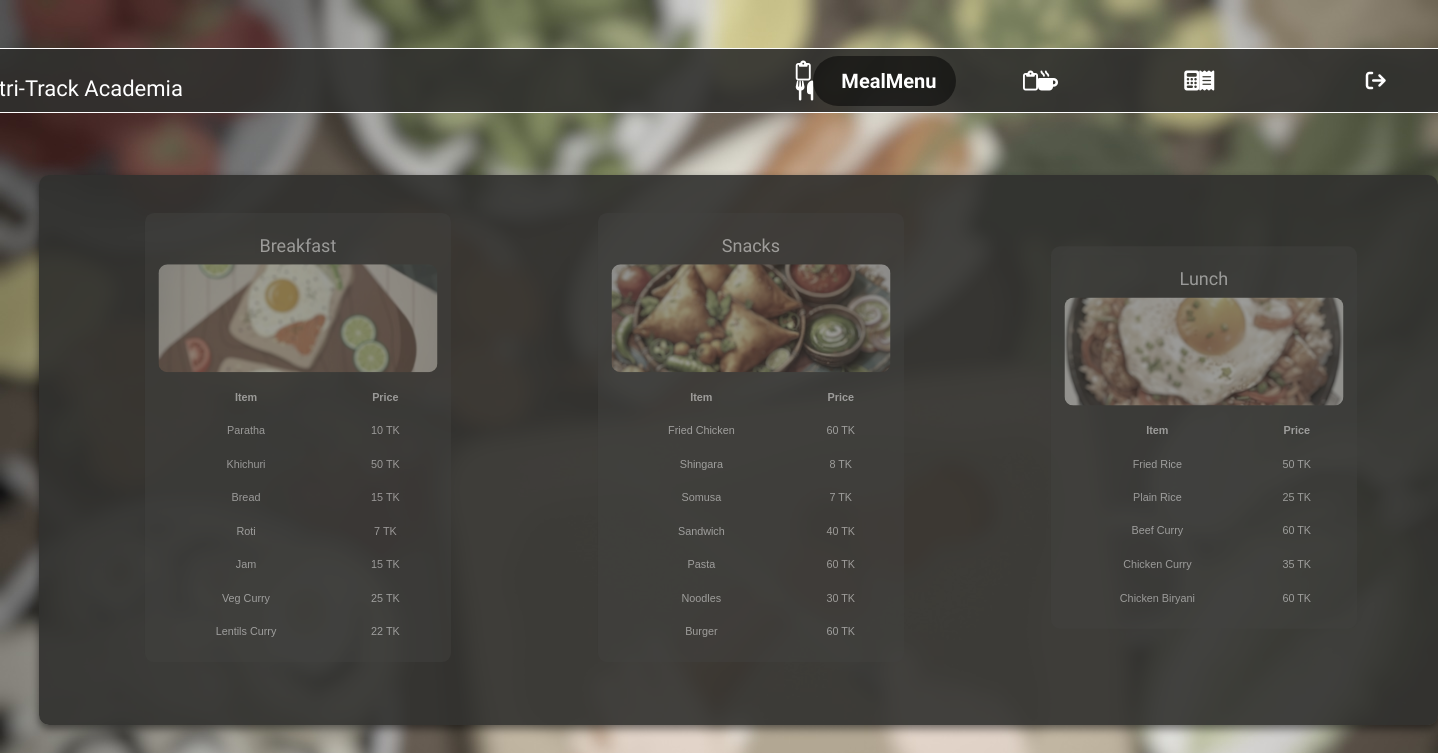
Page /nutri_track/meal_menu.php (signed in) on the committed database.
### tables this page shows
CREATE TABLE `breakfast` (
  `serial_no.` int(11) NOT NULL,
  `item_id` varchar(3) NOT NULL,
  `item_name` varchar(15) NOT NULL,
  `item_price` int(11) NOT NULL
);

CREATE TABLE `snacks` (
  `serial_no` int(11) NOT NULL,
  `item_id` varchar(3) NOT NULL,
  `item_name` varchar(25) NOT NULL,
  `item_price` int(11) NOT NULL
);

CREATE TABLE `lunch` (
  `serial_no` int(11) NOT NULL,
  `item_id` varchar(3) NOT NULL,
  `item_name` varchar(25) NOT NULL,
  `item_price` int(11) NOT NULL
);

### nutri_track/meal_menu.php (the view, shortened to what this page needs)
<?php
include 'db_connection.php';
$breakfastMenu = mysqli_query($connection, "SELECT * FROM breakfast");
$snacksMenu = mysqli_query($connection, "SELECT * FROM snacks");
$lunchMenu = mysqli_query($connection, "SELECT * FROM lunch");
?>
<!DOCTYPE html>
<html lang="en">
<head>
    <link rel="stylesheet" href="https://maxcdn.bootstrapcdn.com/bootstrap/3.4.1/css/bootstrap.min.css">
    <link rel="stylesheet" href="https://cdnjs.cloudflare.com/ajax/libs/font-awesome/6.2.1/css/all.min.css"/>
</head>
<body>
<nav class="navbar">
        <h1><a href="home.php">Nutri-Track Academia</a></h1>
    <div class="icon-section">
      <ul class="navbar-icons">
        <li class="navbar-icon active">
        <i class="fa-regular fa-clipboard"><i class="fa-solid fa-utensils"></i></i>
        <a href="#"><span>MealMenu</span></a>
        </li>
        <li class="navbar-icon">
          <i class="fa-regular fa-clipboard"><i class="fa-solid fa-mug-hot"></i></i>
        </li>
        <li class="navbar-icon">
          <i class="fa-solid fa-calculator"><i class="fa-solid fa-receipt"></i></i>
          <a href="bmi_bmr.php"><span>BMI/BMR_Calculation</span></a>
        </li>
        <li class="navbar-icon">
        <i class="fa-solid fa-arrow-right-from-bracket"></i>
        </li>
      </ul>
      </div>
    </nav>
<div id="menu-container">
    <div class="menu-item" id="breakfast_menu">
        <h4>Breakfast</h4>
        <img src="images/breakfast_0.jpg" alt="Breakfast" class="menu-image">
        <table class="menu-table">
            <tr>
                <th>Item</th>
                <th>Price</th>
            </tr>
            <?php while ($row = mysqli_fetch_array($breakfastMenu)) { ?>
                <tr>
                    <td><?php echo $row['item_name']; ?></td>
                    <td><?php echo $row['item_price']; ?> TK</td>
                </tr>
            <?php } ?>
        </table>
    </div>
    <div class="menu-item" id="snacks_menu">
        <h4>Snacks</h4>
        <img src="images/snacks_0.jpg" alt="Snacks" class="menu-image">
        <table class="menu-table">
            <tr>
                <th>Item</th>
                <th>Price</th>
            </tr>
            <?php while ($row = mysqli_fetch_array($snacksMenu)) { ?>
                <tr>
                    <td><?php echo $row['item_name']; ?></td>
                    <td><?php echo $row['item_price']; ?> TK</td>
                </tr>
            <?php } ?>
        </table>
    </div>
    <div class="menu-item" id="lunch_menu">
        <h4>Lunch</h4>
        <img src="images/lunch_0.jpg" alt="Lunch" class="menu-image">
        <table class="menu-table">
            <tr>
                <th>Item</th>
                <th>Price</th>
            </tr>
            <?php while ($row = mysqli_fetch_array($lunchMenu)) { ?>
                <tr>
                    <td><?php echo $row['item_name']; ?></td>
                    <td><?php echo $row['item_price']; ?> TK</td>
                </tr>
            <?php } ?>
        </table>
    </div>
</div>
</body>
</html>

### nutri_track/meal_menu.php (style rules this page uses)
:root { --white: #ffffff; --black: #000000; --green: white; --green-light-opacity: rgba(0, 0, 0, 0.5); }
* { margin: 0; padding: 0; outline: none; list-style-type: none; box-sizing: border-box; }
html, body { font-size: 62.5%; ; }
body { background-image: url('images/nice 1.jpg'); color: black; font-family: Arial, sans-serif; margin: 0; padding: 0; display: flex; justify-content: center; align-items: center; height: 100vh; }
#menu-container { display: flex; justify-content: space-around; align-items: center; width: 1400px; height: 550px; background: rgba(48, 48, 46, 0.9); padding: 20px; border-radius: 10px; box-shadow: 0 4px 8px rgba(0, 0, 0, 0.5); }
.menu-item { width: 25%; opacity: 0.5; transform: scale(0.9); transition: all 0.5s ease-in-out; height: auto; background: rgba(67, 67, 65, 0.9); border-radius: 10px; display: flex; flex-direction: column; align-items: center; padding: 15px; transition: all 0.5s ease-in-out; font-size: 12px; font-family: Arial, sans-serif; margin: 0 0 25px 25px; }
.menu-item h4 { color: white; font-family: "Sofia", sans-serif; font-size: 20px; }
.menu-table { width: 100%; margin-top: 10px; color: white; }
.menu-table th, .menu-table td { padding: 10px; text-align: center; }
.menu-image { width: 100%; height: 120px; max-height: 200px; object-fit: cover; border-radius: 10px; }
.navbar { display: flex; align-items: center; height: 6.5rem; padding: 1rem; width: 1680px; background-color: rgba(48, 48, 46, 0.9); border: 1px solid var(--white); border-radius: 50px; box-shadow: var(--shadow-black); font-family: "Sofia", sans-serif; margin-top: -620px; margin-left: -120px; }
.navbar-icons { flex: 1; display: flex; align-items: center; justify-content: space-around; }
.navbar-icon { flex: 20%; display: flex; align-items: center; justify-content: space-evenly; text-decoration: none; cursor: pointer; border-radius: 35px; padding: 1.1rem 2rem 1.1rem 1.3rem; color: white; }
.navbar-icon i { font-size: 2rem; color: var(--green-dark); }
.navbar-icon a span { opacity: 0; font-size: 1.5rem; font-weight: 600; color: var(--green); margin-left: -12rem; transition: opacity 0.1s ease, margin-left 0.5s ease; font-family: "Sofia", sans-serif; }
.active.navbar-icon a { display: flex; align-items: center; border-radius: 35px; width: auto; background-color: var(--green-light-opacity); padding: 1.1rem 2rem 1.1rem 1.3rem; }
.active.navbar-icon i { color: var(--green); }
.active.navbar-icon span { opacity: 1; font-size: 20px; margin-left: 1.5rem; font-family: "Sofia", sans-serif; }
.navbar h1 a { font-size: 22px; font-family: "Sofia", sans-serif; color:#ffffff; }
.icon-section { margin-left:600px; width:700px; margin-bottom: -12px; }
#menu-container { display: flex; justify-content: space-around; align-items: center; width: 1400px; height: 550px; background: rgba(48, 48, 46, 0.9); padding: 20px; border-radius: 10px; box-shadow: 0 4px 8px rgba(0, 0, 0, 0.5); margin-top: 100px; margin-left: -1520px; }
.menu-item { width: 25%; height: auto; background: rgba(67, 67, 65, 0.9); border-radius: 10px; display: flex; flex-direction: column; align-items: center; padding: 15px; transition: all 0.5s ease-in-out; font-size: 12px; margin: 0 0 25px 25px; }

### rows in the picture
breakfast: item_name "Paratha", item_price "10"
breakfast: item_name "Khichuri", item_price "50"
breakfast: item_name "Bread", item_price "15"
breakfast: item_name "Roti", item_price "7"
breakfast: item_name "Jam", item_price "15"
breakfast: item_name "Veg Curry", item_price "25"
breakfast: item_name "Lentils Curry", item_price "22"
snacks: item_name "Fried Chicken", item_price "60"
snacks: item_name "Shingara", item_price "8"
snacks: item_name "Somusa", item_price "7"
snacks: item_name "Sandwich", item_price "40"
snacks: item_name "Pasta", item_price "60"
snacks: item_name "Noodles", item_price "30"
snacks: item_name "Burger", item_price "60"
lunch: item_name "Fried Rice", item_price "50"
lunch: item_name "Plain Rice", item_price "25"
lunch: item_name "Beef Curry", item_price "60"
lunch: item_name "Chicken Curry", item_price "35"
lunch: item_name "Chicken Biryani", item_price "60"
